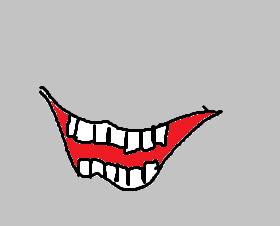
%> input picture 6th_sem/jimut-matlab/mat/2/image_1.png, 280 x 226 px
$ octave image_proc_2.m   (GNU Octave 9; MATLAB toolbox functions it lacks are replaced by stand-ins)
%> lines starting %> are read from the running program, lines starting %| are printed output that depends on the picture
%image_proc_2.m : Wrtie a program to split to 2 images. Split along Y-axis.

clc;
clear all;
close all;
file1=input('\nEnter Input Image file name=','s');
%> the answer given: image_1.png
file2=input('Enter Output Image File-1 name=','s');
%> the answer given: out.png
file3=input('Enter Output Image File-2 name=','s');
%> the answer given: out.png
x=imread(file1);
%> x is the input picture: size 226x280x3 uint8; mean R, G, B 189.5, 182.3, 182.6
[r,c,d]=size(x);
%> r = 226; c = 280; d = 3
c1=fix(c/2);
%> c1 = 140
y1(1:r, 1:c1, 1:d)=x(1:r, 1:c1, 1:d); % copying 50% pixels y-axis wise
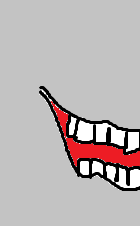
%> y1: size 226x140x3 uint8; mean R, G, B 188.4, 180.2, 180.5
y2(1:r, 1:c-c1, 1:d)=x(1:r, c1+1:c, 1:d); % copying rest 50% pixel y-axis wise
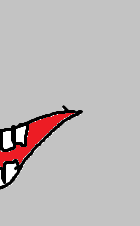
%> y2: size 226x140x3 uint8; mean R, G, B 190.6, 184.4, 184.6
imwrite(y1, file2);
imwrite(y2, file3);
imshow(y1);
